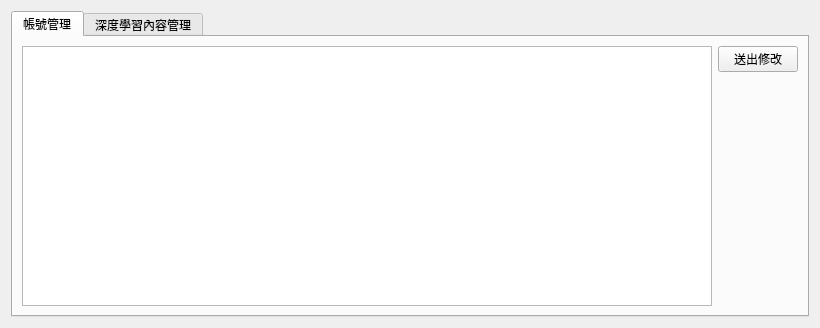
<?xml version="1.0" encoding="UTF-8"?>
<ui version="4.0">
 <class>Form</class>
 <widget class="QWidget" name="Form">
  <property name="geometry">
   <rect>
    <x>0</x>
    <y>0</y>
    <width>820</width>
    <height>328</height>
   </rect>
  </property>
  <property name="windowTitle">
   <string>Form</string>
  </property>
  <layout class="QGridLayout" name="gridLayout">
   <item row="0" column="0">
    <widget class="QTabWidget" name="tabWidget">
     <property name="currentIndex">
      <number>0</number>
     </property>
     <widget class="QWidget" name="tab">
      <attribute name="title">
       <string>帳號管理</string>
      </attribute>
      <layout class="QGridLayout" name="gridLayout_2">
       <item row="0" column="0">
        <widget class="QTableWidget" name="account_table"/>
       </item>
       <item row="0" column="1">
        <layout class="QVBoxLayout" name="verticalLayout">
         <item>
          <widget class="QPushButton" name="edit_btn">
           <property name="text">
            <string>送出修改</string>
           </property>
          </widget>
         </item>
         <item>
          <spacer name="verticalSpacer">
           <property name="orientation">
            <enum>Qt::Vertical</enum>
           </property>
           <property name="sizeHint" stdset="0">
            <size>
             <width>20</width>
             <height>40</height>
            </size>
           </property>
          </spacer>
         </item>
        </layout>
       </item>
      </layout>
     </widget>
     <widget class="QWidget" name="tab_2">
      <attribute name="title">
       <string>深度學習內容管理</string>
      </attribute>
      <layout class="QGridLayout" name="gridLayout_4">
       <item row="2" column="2">
        <widget class="QPushButton" name="edit_description_btn">
         <property name="text">
          <string>修改內容描述</string>
         </property>
        </widget>
       </item>
       <item row="2" column="0">
        <spacer name="horizontalSpacer">
         <property name="orientation">
          <enum>Qt::Horizontal</enum>
         </property>
         <property name="sizeHint" stdset="0">
          <size>
           <width>583</width>
           <height>21</height>
          </size>
         </property>
        </spacer>
       </item>
       <item row="2" column="1">
        <widget class="QPushButton" name="delete_btn">
         <property name="text">
          <string>刪除勾選項目</string>
         </property>
        </widget>
       </item>
       <item row="1" column="0" colspan="3">
        <widget class="QTreeWidget" name="treeWidget">
         <property name="editTriggers">
          <set>QAbstractItemView::NoEditTriggers</set>
         </property>
         <property name="showDropIndicator" stdset="0">
          <bool>true</bool>
         </property>
         <column>
          <property name="text">
           <string notr="true">1</string>
          </property>
         </column>
        </widget>
       </item>
      </layout>
     </widget>
    </widget>
   </item>
  </layout>
 </widget>
 <resources/>
 <connections/>
</ui>
